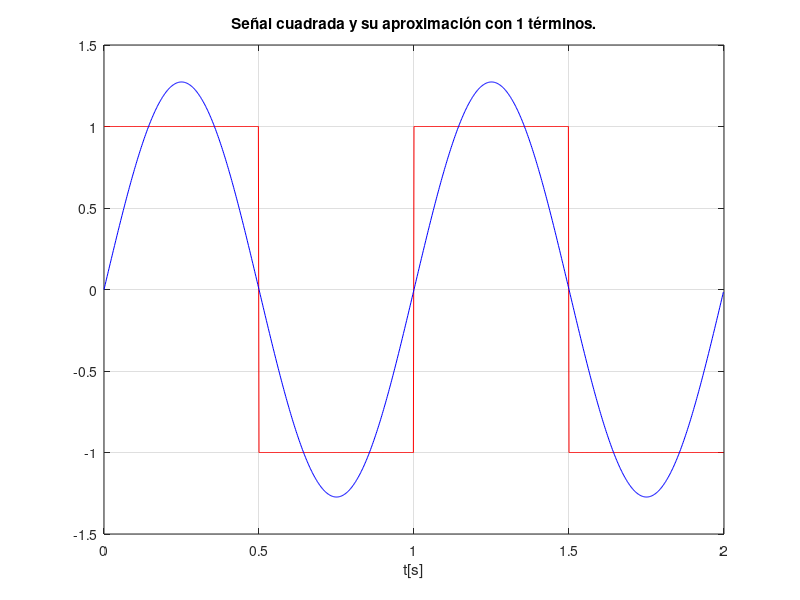
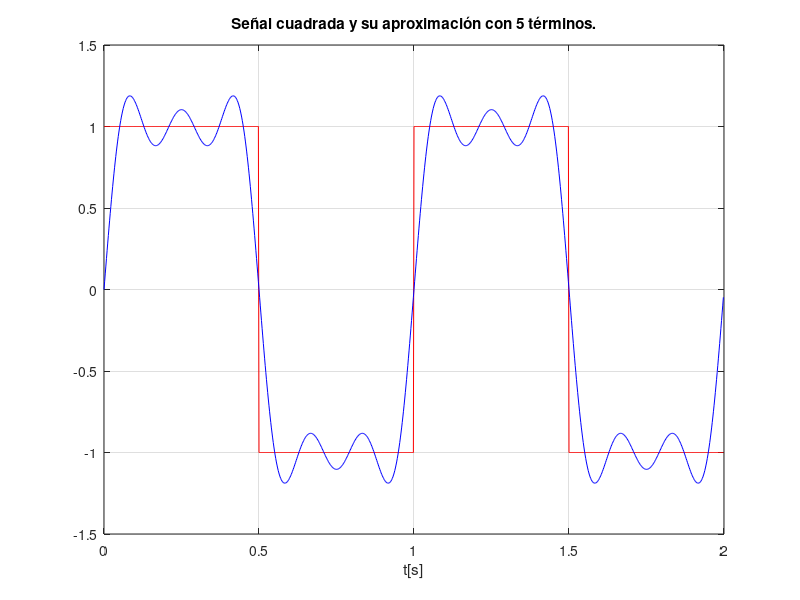
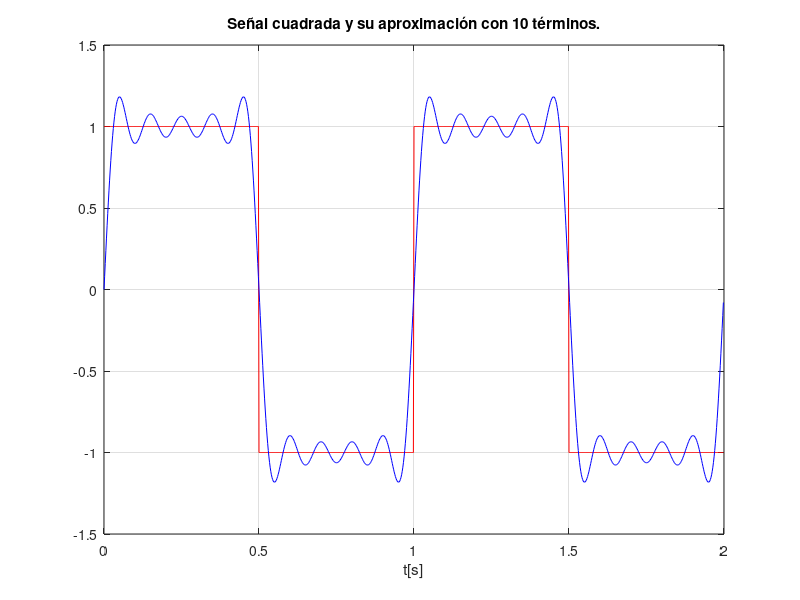
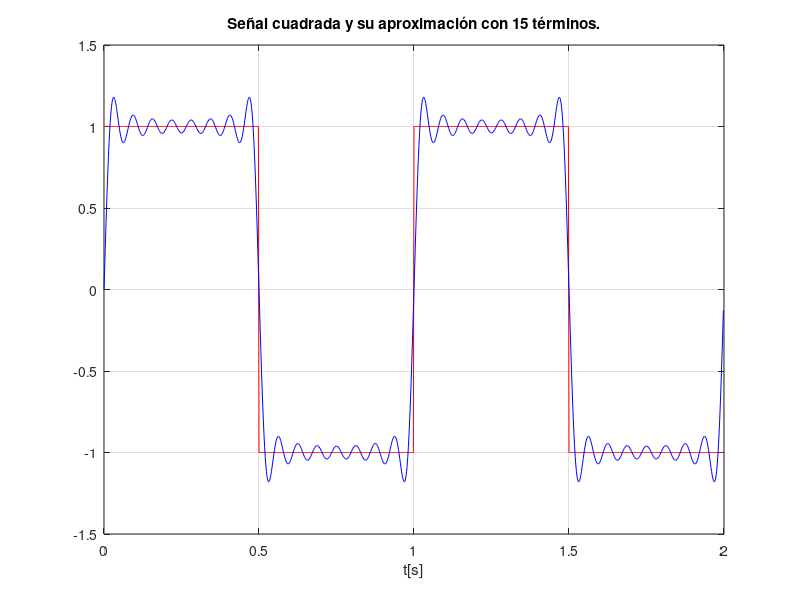

Reproduce these figures in MATLAB, in order.
%% Guia 1 - Ejercicio de laboratorio 12
%
% Aproxime una onda cuadrada mediante series seno de diferente cantidad de
% términos y discuta la relación entre los resultados obtenidos y el
% fenómeno de Gibbs.

%% Resultados y código fuente
% Vemos que al aumentar la cantidad de términos mejora la aproximación de
% la onda cuadrada. El fenómeno de Gibbs aparece cuando se quiere aproximar
% una función que presenta una o más discontinuidades y se manifiesta
% mediante oscilaciones cerca de la discontinuidad. A pesar de que aumentemos
% la cantidad de términos de la aproximación, este fenómeno persiste.

clear all;
close all;

f0 = 1;
fm = 500;
t = 0:1/fm:2-1/fm;
y = square(2*pi*f0*t); % Genero una cuadrada de f0 Hz

L = length(t);
for N=0:5:20 % Iteramos sobre la cantidad de bases
    if N==0
        M = N+1;
    else
        M = N;
    end
    s = 0.*y;
    
    for k=1:1:M
        sk = sin(2*pi*k*t*f0);
        ak = dot(y,sk)/dot(sk,sk);
        s = s + ak*sk;
    end

    figure()
    plot(t,y,'r'); hold on;
    plot(t,s,'b'); hold off;
    grid on;
    title(sprintf('Señal cuadrada y su aproximación con %d términos.',M));
    xlabel('t[s]');
    
end